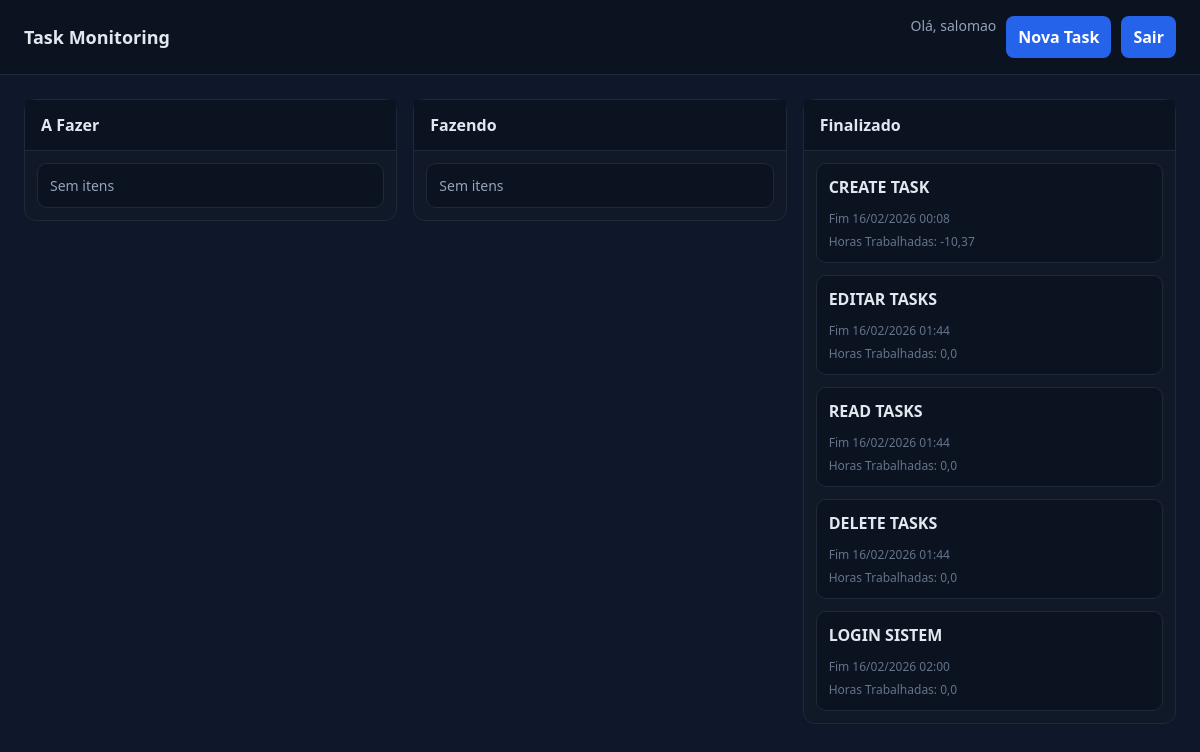
Before: /kanban/ (signed in) with the older database file.
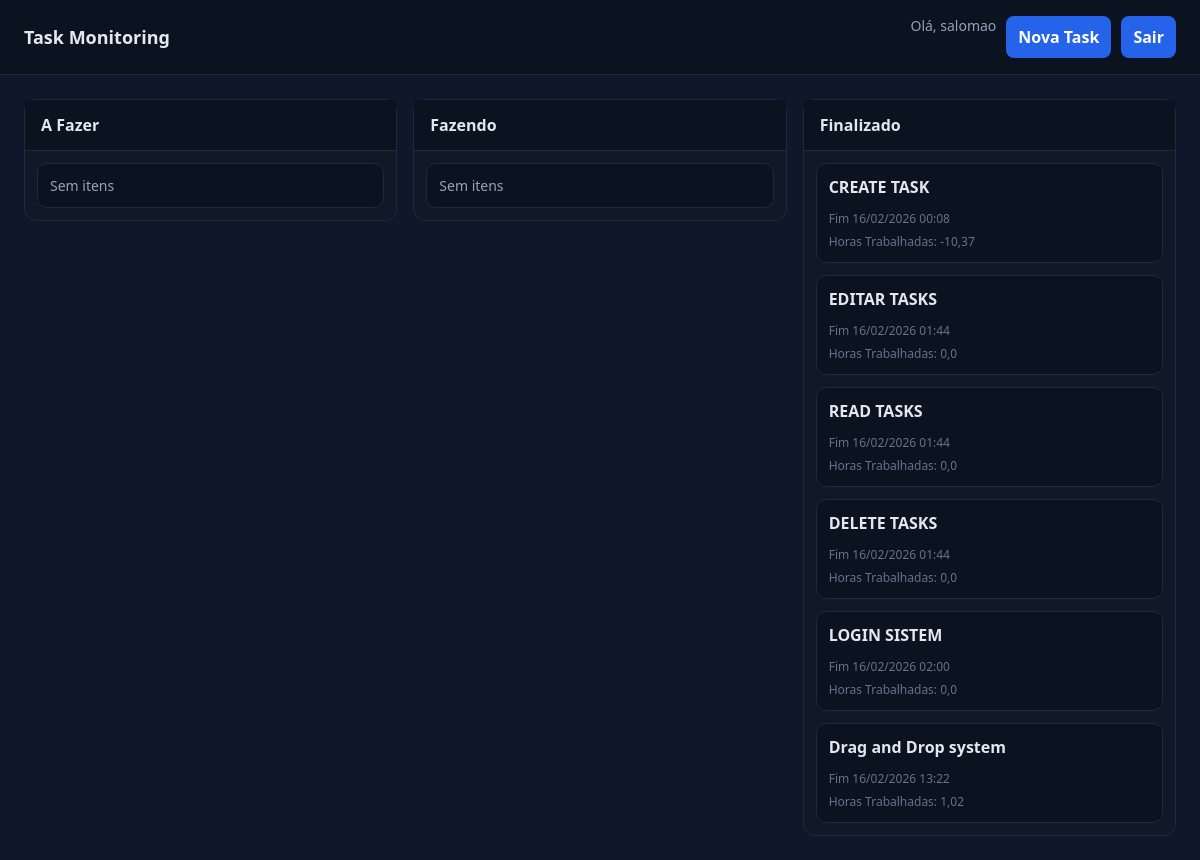
After: the same page with the newer database file.
### tasks/models.py (models this page shows, shortened)
class Task(models.Model): # models.Model indicia a classe base que sabe salvar algo no banco de dados. Sem isso é só python normal.
    STATUS_CHOICES = [
        ('todo', 'A Fazer'),
        ('doing', 'Fazendo'),
        ('done', 'Finalizado'),
    ]
    title = models.CharField(max_length=200) # Criando coluna de titulo com maximo de 200 caracteres.and
    description = models.TextField(null=True, blank=True) # Criando coluna de descricao que armazena texto longo
    user = models.ForeignKey(User, on_delete=models.CASCADE) # Criando relacao para indicar que a task pertence a um usuario. onDelete diz que caso o user seja deletado as tarefas dele tambem sejam.
    status = models.CharField(
        max_length=10,
        choices=STATUS_CHOICES,
        default='todo'
    )
    email = models.EmailField(max_length=200, null=True) # Criando coluna de email com maximo de 200 caracteres.
    start_time = models.DateTimeField(null=True, blank=True) # Criando coluna de data e hora de inicio onde o banco e o formulario aceitam nulo/vazio.
    end_time = models.DateTimeField(null=True, blank=True) # mesmo conceito de start_time.
    created_at = models.DateTimeField(auto_now_add=True) # Criando coluna de data e hora que o django automaticamente salva quando a task é criada.
    worked_hours = models.FloatField(null=True, blank=True, default=0.0) # Criando coluna de horas trabalhadas que armazena a hora em float.
    def worked_hours(self):
        if self.start_time and self.end_time:
            duration = self.end_time - self.start_time
            return round(duration.total_seconds() / 3600, 2) # retornando as horas trabalhadas arredondadas para 2 casas decimais.
        return 0.0

### tasks/views.py (the view)
# urls.py: path('kanban/', views.kanban, name='kanban'),
@login_required
def kanban(request): # criando funcao kanban que envia uma requisicao com o usuario logado.
    tasks = Task.objects.filter(user=request.user) # Filtrando no banco para que cada usuario veja somente suas tasks.
    context = { # criando um dicionario HTML para filtrar as tasks por status
        'todo': tasks.filter(status='todo'),
        'doing': tasks.filter(status='doing'),
        'done': tasks.filter(status='done'),
    }
    return render(request, 'task/kanban.html', context) # carrega o template, injeta os dados, gera html e envia a resposta http.

### templates/task/kanban.html (shortened to what the changed rows need)
{% load static %}
<!DOCTYPE html>
<html lang="pt-br">
<head>
    <link rel="stylesheet" href="{% static 'css/kanban.css' %}?v=1">
</head>
<body>
    <header class="bar">
        <h1>Task Monitoring</h1>
    </header>
    <main class="wrap">
        <section class="col">
            <h2>A Fazer</h2>
        </section>
        <section class="col">
            <h2>Fazendo</h2>
        </section>
        <section class="col">
            <h2>Finalizado</h2>
            <div class="list" data-status="done">
                {% for task in done %}
                    <article class="card clickable"
                        onclick="openUpdateTask(this)"
                        data-id="{{ task.id }}"
                        data-title="{{ task.title|escape }}"
                        data-description="{{ task.description|escape }}"
                        data-status="{{ task.status }}"
                        data-start-time="{{ task.start_time|date:'Y-m-d\\TH:i' }}"
                        data-end-time="{{ task.end_time|date:'Y-m-d\\TH:i' }}"
                        data-update-url="/kanban/updateTask/{{ task.id }}/"
                        draggable="true">
                        <div class="title">{{ task.title }}</div>
                        <div class="meta">Fim {{ task.end_time|date:"d/m/Y H:i" }}</div>
                        <div class="meta">Horas Trabalhadas: {{ task.worked_hours }}</div>
                    </article>
                {% empty %}
                    <article class="card"><div class="desc">Sem itens</div></article>
                {% endfor %}
            </div>
        </section>
    </main>
</body>
</html>

Changed rows visible on the page:
added Task: title "Drag and Drop system", end_time "16/02/2026 13:22", worked_hours "1,02"
